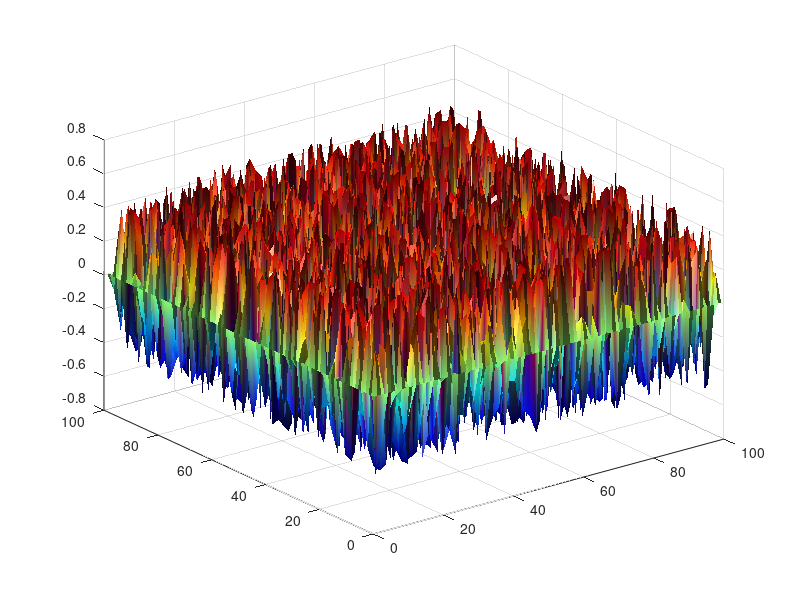

Write MATLAB code to recreate this figure. (Note: this script raises an error after producing the figure.)
% Solution of Poisson equation in 2D with Gauss Seidel iteration
% Density distribution in the model is random

% Clearing all variables and arrays
clear all;
% Clearing figures
clf;

% % Model parameters
% Scaling density
rhoscale=60.0;
% Gravity constant
G=6.67e-11;
% Model size, m
xsize=18000000.0;
ysize=18000000.0;
% Numerical resolution
xnum=100;
ynum=100;
% Grid steps
xstp=xsize./(xnum-1);
ystp=ysize./(ynum-1);
% Poisson equation koefficients
xkf=1/xstp^2;
ykf=1/ystp^2;
xykf=-2/xstp^2-2/ystp^2;

% Iteration Parameters
% Total number of iterations
inum=401;
% Relaxation coefficient for Gauss-Seidel iterations
krelax=0.5;


   
  
% Defining density structure rho()
% Defining initial guesses for gravity potential phi()
% Computing right part of the Poisson equation R()
% Grid points cycle
for i=1:1:ynum;
    for j=1:1:xnum;
        % Gravity potential
        phi(i,j)=0;
        % Define random density
        rho(i,j)=(rand-0.5)*rhoscale;
        % Right part of Poisson equation
        R(i,j)= 10*rho(i,j);
    end
end

% Figures counter
fignum=1;

% Gauss-Seidel iteration circle
for niter=1:1:inum
    
    
    % Plotting Residuals for selected stages
    n=niter-1;
    if(n==0 ||n==5 || n==20 || n==50 || n==100 || n==200)
      % Computing residual for Poisson equation on nodes
        for i=1:1:ynum;
            for j=1:1:xnum;
                % Boundrary conditions 
                if (i==1 | i==ynum | j==1 | j==xnum);
                    % Residuals for boundary conditions
                    residual(i,j)=0;
                    % Solving Poisson equation
                else
                    % Computing residual
                    residual(i,j)=R(i,j)-(xkf*(phi(i,j-1)+phi(i,j+1))+ykf*(phi(i-1,j)+phi(i+1,j))+xykf*phi(i,j));
                end
            end            
        end
        % Plotting Residuals as surface
        figure(1);colormap('Jet');clf
        surf(residual/(10*rhoscale));
%         colormap(gray);
        shading interp;
%         light;
        light('Position',[-1 0 0])
        lighting phong;
        axis tight;
        zlabel('residuals');
%         title(['Solution of Poisson equation, iteration = ',num2str(n)]);
box on
% axis([0 3000 0 100 0 0.010])
ax=gca;
ax.TickDir='out';
ax.LineWidth=1.5;
ax.XTick=[];
ax.YTick=[];
% ax.XTick=[0 1000 2000 3000];
% ax.YTick=[0 50 100];
% ax.ZTick=[0 0.005 0.010];
ax.FontName='Serif';
ax.FontSize=20;
ax.FontWeight='bold';
pause(1)        
print ('-djpeg', '-r300',['smoother',num2str(n)]);
    end
    
    % Solving of the Poisson equation on nodes
    for i=1:1:ynum;
        for j=1:1:xnum;
            % Boundrary conditions 
            if (i==1 | i==ynum | j==1 | j==xnum);
                % Boundary condition for gravity potential
                phi(i,j)=0;
                % Residuals for boundary conditions
                residual(i,j)=0;
            % Solving Poisson equation
            else
                % Computing residual
                resid=R(i,j)-(xkf*(phi(i,j-1)+phi(i,j+1))+ykf*(phi(i-1,j)+phi(i+1,j))+xykf*phi(i,j));
                % Updating solution
                phi(i,j)=phi(i,j)+resid/xykf*krelax;
            end
        end
    end
    
end


